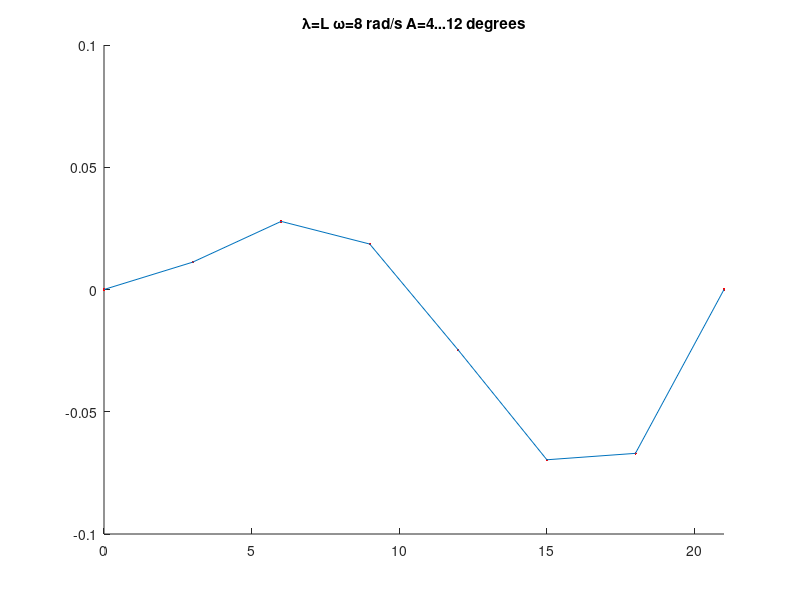

Here is the MATLAB script that generated this plot: (Note: this script raises an error after producing the figure.)
clear, clc, close all

%% Define wave parameters
x = [0; 3; 6; 9; 12; 15; 18; 21;];
L = 21;
f = 0.5; % Hz
lambda = L;
Amax = 0.1;
k = (2*pi)/lambda;

%% Define several waveforms
lin_inc = @(Amax, t) x*Amax/L.*sin(k*x-f*t);
exp_incr = @(t) x.^2*Amax/L.^2.*sin(k*x-f*t);
lin_inc_dec = @(t) [x(1:4).*Amax/L; Amax-x(5:end).*Amax/L].*sin(k*x-f*t);
exp_inc_dec = @(t) [x(1:4).^(1/2).*Amax/L^(1/2); Amax-x(5:end).^(1/2).*Amax/L^(1/2)].*sin(k*x-f*t);

%% Set up your plot environment

figure, hold on
h = plot(x,lin_inc(Amax, 0), '.r', x,lin_inc(Amax, 0));
xlim([x(1) x(end)])
ylim([-max(Amax) max(Amax)])
title('\lambda=L \omega=8 rad/s A=4...12 degrees')

%% Save the frame and setup the output movie
Nz = 100; % s 
fps = 1000;
filename = 'waveform1.gif';
init_getframe = struct('cdata',[],'colormap',[]);
frames = repmat(init_getframe, Nz, 1 );
frames(1) = getframe;
im = frame2im(frames(1));
[imind,cm] = rgb2ind(im,256);
imwrite(imind,cm,filename,'gif', 'Loopcount',inf);

%% Make movie
for t = 1:Nz
    set(h,'YData', lin_inc(Amax, t));
    drawnow
    frames(t) = getframe;
    im = frame2im(frames(t));
    [imind,cm] = rgb2ind(im,256);
    imwrite(imind,cm,filename,'gif','WriteMode','append','delaytime',1/fps);
    pause(1/1000)
end

%% Play movie
movie(frames, 10, fps)